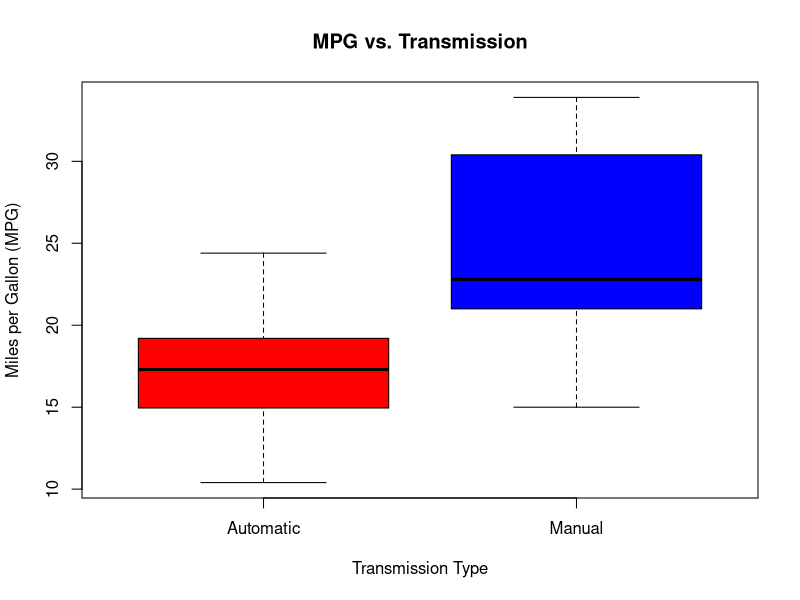

R code for this plot:
## ---- chunk 1
knitr::opts_chunk$set(echo = TRUE)
## ---- chunk 2
library(datasets)
data(mtcars)
data <- mtcars
str(data)
## ---- chunk 3
data$vs = as.factor(data$vs)
data$am = as.factor(data$am)
## ---- chunk 4
# Automatic
summary(subset(data, am == 0)$mpg)

# Manual
summary(subset(data, am == 1)$mpg)
## ---- chunk 5
t(cor(mtcars[-1], mtcars$mpg))
## ---- chunk 6
reg1 <- lm(mpg ~ am, mtcars)
reg2 <- lm(mpg ~ am + wt + cyl + disp + hp, mtcars)
## ---- chunk 7
reg3  <- lm(mpg ~ am + wt + hp, mtcars)
## ---- chunk 8
boxplot(mpg ~ am, data = data, col = c("red", "blue"), names = c("Automatic", "Manual"), xlab = "Transmission Type", ylab = "Miles per Gallon (MPG)", main = "MPG vs. Transmission")
## ---- chunk 9
summary(reg1)
## ---- chunk 10
summary(reg2)
## ---- chunk 11
summary(reg3)
